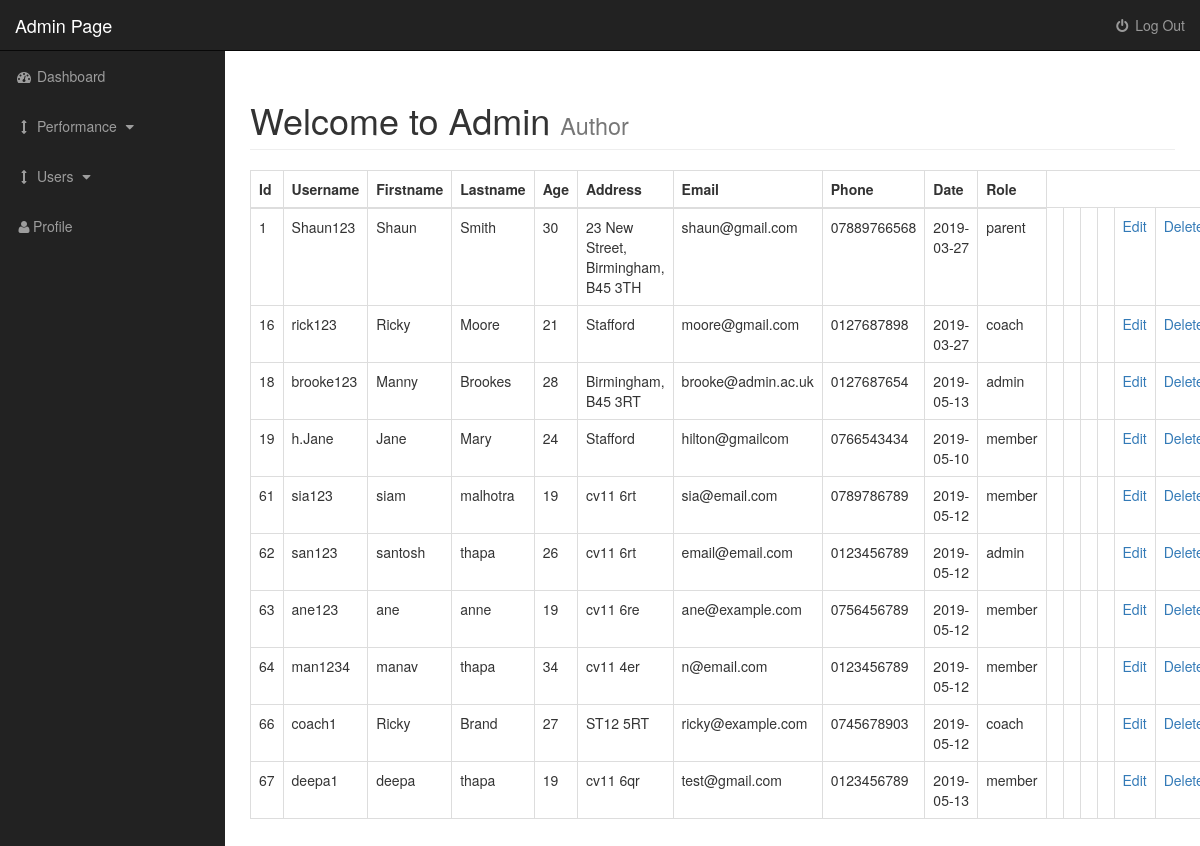
/admin/users.php, run on the app's committed database.
### tables this page shows
CREATE TABLE `users` (
  `user_id` int(3) NOT NULL,
  `username` varchar(255) NOT NULL,
  `user_password` varchar(255) NOT NULL,
  `user_firstname` varchar(255) NOT NULL,
  `user_lastname` varchar(255) NOT NULL,
  `user_age` int(11) NOT NULL,
  `user_address` text NOT NULL,
  `user_email` varchar(255) NOT NULL,
  `user_telephone` varchar(255) NOT NULL,
  `Date` date NOT NULL,
  `user_role` varchar(255) NOT NULL,
  `randSalt` varchar(255) NOT NULL DEFAULT '$2y$10$iusesomecrazystrings22'
);

### admin/includes/view_all_users.php (the view, shortened to what this page needs)
<table class = "table table-bordered table-hover">
                          <thead>
                              <tr>
                                  <th>Id</th>
                                  <th>Username</th>
                                  <th>Firstname</th>
                                  <th>Lastname</th>
                                  <th>Age</th>
                                  <th>Address</th>
                                  <th>Email</th>
                                  <th>Phone</th>
                                  <th>Date</th>
                                  <th>Role</th>
                              </tr>
                          </thead>
                          <tbody>
                             <?php
                           $query = "SELECT * FROM users";
                           $select_users = mysqli_query($connection,$query);
                             while($row = mysqli_fetch_assoc($select_users)){
                             $user_id = $row['user_id'];
                             $username = $row['username'];
                             $user_firstname = $row['user_firstname'];
                             $user_lastname= $row['user_lastname'];
                             $user_age = $row['user_age'];
                             $user_address = $row['user_address'];
                             $user_email = $row['user_email'];
                             $user_telephone = $row['user_telephone'];
                             $Date = $row['Date'];
                             $user_role = $row['user_role'];
                              echo "<tr>" ;
                              echo "<td>$user_id</td>";
                              echo "<td>$username</td>";
                              echo "<td>$user_firstname</td>";
                              echo "<td>$user_lastname</td>";
                              echo "<td>$user_age</td>";
                              echo "<td>$user_address</td>";
                              echo "<td>$user_email</td>";
                              echo "<td>$user_telephone</td>";
                              echo "<td>$Date</td>";
                              echo "<td>$user_role</td>";
                              echo "<td></td>";
                              echo "<td></td>";
                              echo "<td></td>";
                              echo "<td></td>";
                              echo "<td><a href='users.php?source=edit_user&edit_user={$user_id}'>Edit</a></td>";
                              echo "<td><a href='users.php?delete={$user_id}'>Delete</a></td>";
                              echo "</tr>" ;
                             }
                             ?>
                          </tbody>
                      </table>

### admin/css/sb-admin.css (style rules this page uses)
body { margin-top: 100px; background-color: #222; }
@media (min-width:768px) { body { margin-top: 50px; } }

### data on the page
users: user_id "1", username "Shaun123", user_firstname "Shaun", user_lastname "Smith", user_age "30", user_address "23 New Street, Birmingham, B45 3TH", user_email "shaun@gmail.com", user_telephone "07889766568", Date "2019-03-27", user_role "parent"
users: user_id "16", username "rick123", user_firstname "Ricky", user_lastname "Moore", user_age "21", user_address "Stafford", user_email "moore@gmail.com", user_telephone "0127687898", Date "2019-03-27", user_role "coach"
users: user_id "18", username "brooke123", user_firstname "Manny", user_lastname "Brookes", user_age "28", user_address "Birmingham, B45 3RT", user_email "brooke@admin.ac.uk", user_telephone "0127687654", Date "2019-05-13", user_role "admin"
users: user_id "19", username "h.Jane", user_firstname "Jane", user_lastname "Mary", user_age "24", user_address "Stafford", user_email "hilton@gmailcom", user_telephone "0766543434", Date "2019-05-10", user_role "member"
users: user_id "61", username "sia123", user_firstname "siam", user_lastname "malhotra", user_age "19", user_address "cv11 6rt", user_email "sia@email.com", user_telephone "0789786789", Date "2019-05-12", user_role "member"
users: user_id "62", username "san123", user_firstname "santosh", user_lastname "thapa", user_age "26", user_address "cv11 6rt", user_email "email@email.com", user_telephone "0123456789", Date "2019-05-12", user_role "admin"
users: user_id "63", username "ane123", user_firstname "ane", user_lastname "anne", user_age "19", user_address "cv11 6re", user_email "ane@example.com", user_telephone "0756456789", Date "2019-05-12", user_role "member"
users: user_id "64", username "man1234", user_firstname "manav", user_lastname "thapa", user_age "34", user_address "cv11 4er", user_email "n@email.com", user_telephone "0123456789", Date "2019-05-12", user_role "member"
users: user_id "66", username "coach1", user_firstname "Ricky", user_lastname "Brand", user_age "27", user_address "ST12 5RT", user_email "ricky@example.com", user_telephone "0745678903", Date "2019-05-12", user_role "coach"
users: user_id "67", username "deepa1", user_firstname "deepa", user_lastname "thapa", user_age "19", user_address "cv11 6qr", user_email "test@gmail.com", user_telephone "0123456789", Date "2019-05-13", user_role "member"
